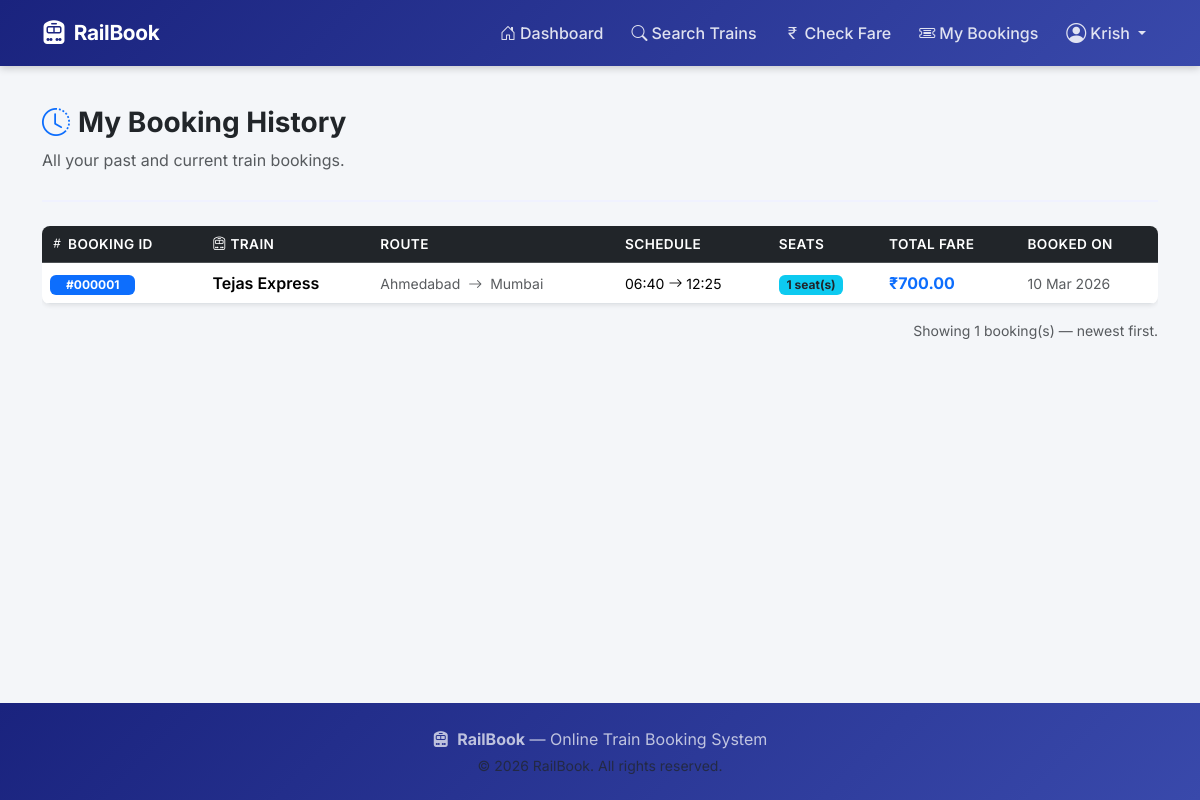
The page /user/booking-history (signed in) on the database its author committed.
### models/user.py (models this page shows, shortened)
class User(UserMixin, db.Model):
    __tablename__ = 'users'
    id            = db.Column(db.Integer, primary_key=True)
    full_name     = db.Column(db.String(100), nullable=False)
    email         = db.Column(db.String(150), unique=True, nullable=False, index=True)
    phone         = db.Column(db.String(15), nullable=False)
    password_hash = db.Column(db.String(255), nullable=False)
    created_at    = db.Column(db.DateTime, default=datetime.utcnow)
    bookings = db.relationship('Booking', backref='user', lazy=True,
                               cascade='all, delete-orphan')

### models/booking.py (models this page shows, shortened)
class Booking(db.Model):
    __tablename__ = 'bookings'
    id           = db.Column(db.Integer, primary_key=True)
    user_id      = db.Column(db.Integer, db.ForeignKey('users.id', ondelete='CASCADE'),
                             nullable=False, index=True)
    train_id     = db.Column(db.Integer, db.ForeignKey('trains.id', ondelete='CASCADE'),
                             nullable=False, index=True)
    seat_count   = db.Column(db.Integer, nullable=False)
    total_fare   = db.Column(db.Numeric(10, 2), nullable=False)
    booking_date = db.Column(db.DateTime, default=datetime.utcnow)

### models/train.py (models this page shows, shortened)
class Train(db.Model):
    __tablename__ = 'trains'
    id              = db.Column(db.Integer, primary_key=True)
    train_name      = db.Column(db.String(150), nullable=False)
    source          = db.Column(db.String(100), nullable=False, index=True)
    destination     = db.Column(db.String(100), nullable=False, index=True)
    departure_time  = db.Column(db.String(10), nullable=False)   # stored as "HH:MM"
    arrival_time    = db.Column(db.String(10), nullable=False)
    total_seats     = db.Column(db.Integer, nullable=False)
    available_seats = db.Column(db.Integer, nullable=False)
    fare            = db.Column(db.Numeric(10, 2), nullable=False)
    status          = db.Column(db.Enum('active', 'cancelled'), default='active', nullable=False)
    created_at      = db.Column(db.DateTime, default=datetime.utcnow)
    updated_at      = db.Column(db.DateTime, default=datetime.utcnow,
                                onupdate=datetime.utcnow)
    bookings = db.relationship('Booking', backref='train', lazy=True)

### routes/user.py (the view)
@user_bp.route('/booking-history')
@login_required
def booking_history():
    bookings = (Booking.query
                .filter_by(user_id=current_user.id)
                .order_by(Booking.booking_date.desc())
                .all())
    return render_template('user/booking_history.html', bookings=bookings)

### app.py (called while the page is built)
@login_manager.user_loader
def load_user(user_id):
    return User.query.get(int(user_id))

### templates/user/booking_history.html (shortened to what this page needs)
{% extends 'base.html' %}
{% block content %}
<div class="container">
    <div class="page-header mb-4">
        <h3 class="fw-bold"><i class="bi bi-clock-history me-2 text-primary"></i>My Booking History</h3>
        <p class="text-muted">All your past and current train bookings.</p>
    </div>
    {% if bookings %}
    <div class="table-responsive">
        <table class="table table-hover align-middle shadow-sm rounded-3 overflow-hidden">
            <thead class="table-dark">
                <tr>
                    <th><i class="bi bi-hash me-1"></i>Booking ID</th>
                    <th><i class="bi bi-train-front me-1"></i>Train</th>
                    <th>Route</th>
                    <th>Schedule</th>
                    <th>Seats</th>
                    <th>Total Fare</th>
                    <th>Booked On</th>
                </tr>
            </thead>
            <tbody>
                {% for booking in bookings %}
                <tr>
                    <td>
                        <span class="badge bg-primary px-3">#{{ "%06d"|format(booking.id) }}</span>
                    </td>
                    <td class="fw-semibold">{{ booking.train.train_name }}</td>
                    <td>
                        <span class="text-muted small">
                            {{ booking.train.source }}
                            <i class="bi bi-arrow-right mx-1"></i>
                            {{ booking.train.destination }}
                        </span>
                    </td>
                    <td class="small">
                        <div>{{ booking.train.departure_time }} <i class="bi bi-arrow-right"></i> {{
                            booking.train.arrival_time }}</div>
                    </td>
                    <td>
                        <span class="badge bg-info text-dark">{{ booking.seat_count }} seat(s)</span>
                    </td>
                    <td class="fw-bold text-primary">₹{{ "%.2f"|format(booking.total_fare) }}</td>
                    <td class="text-muted small">{{ booking.booking_date.strftime('%d %b %Y') }}</td>
                </tr>
                {% endfor %}
            </tbody>
        </table>
    </div>
    <p class="text-muted small text-end">Showing {{ bookings|length }} booking(s) — newest first.</p>
    {% endif %}
</div>
{% endblock %}

### templates/base.html (shortened to what this page needs)
<!DOCTYPE html>
<html lang="en">
<head>
  <link rel="stylesheet" href="https://cdn.jsdelivr.net/npm/bootstrap@5.3.2/dist/css/bootstrap.min.css"/>
  <link rel="stylesheet" href="https://cdn.jsdelivr.net/npm/bootstrap-icons@1.11.3/font/bootstrap-icons.css"/>
  <link rel="stylesheet" href="{{ url_for('static', filename='css/style.css') }}"/>
</head>
<body>
<nav class="navbar navbar-expand-lg navbar-dark sticky-top" id="mainNav">
  <div class="container">
    <a class="navbar-brand d-flex align-items-center gap-2" href="{{ url_for('auth.index') }}">
      <i class="bi bi-train-front-fill fs-4"></i>
      <span class="fw-bold">RailBook</span>
    </a>
    <div class="collapse navbar-collapse" id="navbarNav">
      <ul class="navbar-nav ms-auto align-items-lg-center gap-lg-1">
        {% if current_user.is_authenticated %}
          <li class="nav-item">
            <a class="nav-link" href="{{ url_for('user.dashboard') }}">
              <i class="bi bi-house-door me-1"></i>Dashboard
            </a>
          </li>
          <li class="nav-item">
            <a class="nav-link" href="{{ url_for('user.search') }}">
              <i class="bi bi-search me-1"></i>Search Trains
            </a>
          </li>
          <li class="nav-item">
            <a class="nav-link" href="{{ url_for('user.check_fare') }}">
              <i class="bi bi-currency-rupee me-1"></i>Check Fare
            </a>
          </li>
          <li class="nav-item">
            <a class="nav-link" href="{{ url_for('user.booking_history') }}">
              <i class="bi bi-ticket-detailed me-1"></i>My Bookings
            </a>
          </li>
          <li class="nav-item dropdown">
            <a class="nav-link dropdown-toggle d-flex align-items-center gap-1"
               href="#" id="userDropdown" role="button" data-bs-toggle="dropdown">
              <i class="bi bi-person-circle fs-5"></i>
              {{ current_user.full_name.split()[0] }}
            </a>
          </li>
        {% endif %}
      </ul>
    </div>
  </div>
</nav>
<main class="py-4">
  {% block content %}{% endblock %}
</main>
<footer class="footer mt-auto py-4">
  <div class="container text-center">
    <p class="mb-1">
      <i class="bi bi-train-front-fill me-1"></i>
      <strong>RailBook</strong> — Online Train Booking System
    </p>
    <p class="text-muted small mb-0">&copy; 2026 RailBook. All rights reserved.</p>
  </div>
</footer>
</body>
</html>

### static/css/style.css (style rules this page uses)
:root { --primary: #1a237e; --primary-light: #3949ab; --accent: #ff6f00; --accent-hover: #e65100; --success: #2e7d32; --surface: #ffffff; --bg: #f4f6f9; --text: #212529; --muted: #6c757d; --border: #dee2e6; --shadow: 0 2px 16px rgba(0, 0, 0, 0.08); --radius: 12px; --radius-sm: 8px; --font: 'Inter', sans-serif; }
*, *::before, *::after { box-sizing: border-box; }
body { font-family: var(--font); background: var(--bg); color: var(--text); min-height: 100vh; display: flex; flex-direction: column; }
main { flex: 1; }
h1, h2, h3, h4, h5, h6 { font-weight: 600; }
#mainNav { background: linear-gradient(135deg, var(--primary) 0%, var(--primary-light) 100%); box-shadow: 0 2px 8px rgba(0,0,0,0.2); padding: 10px 0; }
#mainNav .navbar-brand { font-size: 1.3rem; letter-spacing: -0.3px; }
#mainNav .nav-link { color: rgba(255,255,255,0.85) !important; font-weight: 500; transition: color 0.2s; border-radius: 6px; padding: 6px 12px !important; }
.table th { font-weight: 600; font-size: 0.85rem; text-transform: uppercase; letter-spacing: 0.03em; }
.table tbody tr { transition: background 0.15s; }
.footer { background: linear-gradient(135deg, var(--primary) 0%, var(--primary-light) 100%); color: rgba(255,255,255,0.8); margin-top: auto; }
.footer p { color: rgba(255,255,255,0.7); }
.page-header { border-bottom: 2px solid #f0f2ff; padding-bottom: 12px; }

### rows shown on the page
User: full_name "Krish"
Booking: id "000001", train.train_name "Tejas Express", train.source "Ahmedabad", train.destination "Mumbai", train.departure_time "06:40", train.arrival_time "12:25", seat_count "1", total_fare "700.00", booking_date "10 Mar 2026"

### other values the page prints
{{ bookings|length }} "1"
